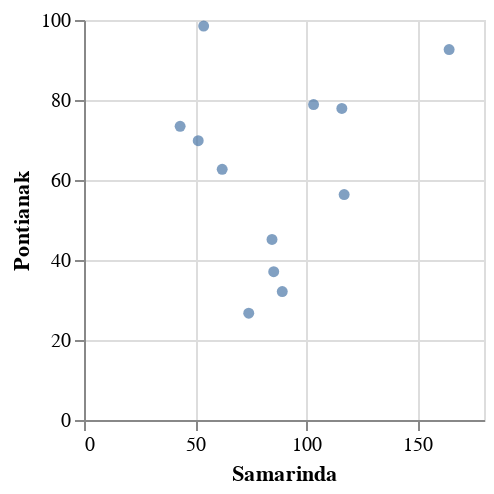

Write notebook code for a chart like this one.
### Code cell
df_convert|>
@vlplot(
    :circle,
    x=:Samarinda,
    y=:Pontianak, 
    width=200,
    height=200
)

### Figure 1 — Vega-Lite specification as saved in the notebook (floating-point values rounded to 4 significant figures)
{"data": {"values": [{"Balikpapan": 124.4, "Banjarmasin": 218.2, "Barabai": 148.5, "Ketapang": 77.01, "Kota Baru": 89.18, "Malinau": 141.4, "Palangkaraya": 173.9, "Pangkalanbun": 82.5, "Pontianak": 56.37, "Purukcahu": 124.6, "Samarinda": 117.1, "Sendawar": 168.9, "Sintang": 96.21, "Tanjungselor": 74.72, "Tarakan": 75.82}, {"Balikpapan": 56.08, "Banjarmasin": 145.3, "Barabai": 91.04, "Ketapang": 87.13, "Kota Baru": 42.78, "Malinau": 75.36, "Palangkaraya": 160.5, "Pangkalanbun": 86.47, "Pontianak": 69.83, "Purukcahu": 116.7, "Samarinda": 51.39, "Sendawar": 107.9, "Sintang": 108.9, "Tanjungselor": 47.76, "Tarakan": 49.62}, {"Balikpapan": 44.55, "Banjarmasin": 63.04, "Barabai": 56.56, "Ketapang": 93.08, "Kota Baru": 31.5, "Malinau": 87.94, "Palangkaraya": 123.1, "Pangkalanbun": 78.68, "Pontianak": 73.43, "Purukcahu": 121.1, "Samarinda": 43.26, "Sendawar": 86.55, "Sintang": 116.9, "Tanjungselor": 69.05, "Tarakan": 81.16}, {"Balikpapan": 51.52, "Banjarmasin": 59.36, "Barabai": 55.52, "Ketapang": 133.0, "Kota Baru": 33.86, "Malinau": 123.8, "Palangkaraya": 172.3, "Pangkalanbun": 116.2, "Pontianak": 98.48, "Purukcahu": 136.1, "Samarinda": 53.84, "Sendawar": 111.8, "Sintang": 146.5, "Tanjungselor": 78.37, "Tarakan": 85.83}, {"Balikpapan": 63.05, "Banjarmasin": 56.37, "Barabai": 64.87, "Ketapang": 70.4, "Kota Baru": 51.03, "Malinau": 143.6, "Palangkaraya": 101.5, "Pangkalanbun": 87.96, "Pontianak": 62.67, "Purukcahu": 97.19, "Samarinda": 62.18, "Sendawar": 81.8, "Sintang": 108.7, "Tanjungselor": 69.6, "Tarakan": 87.16}, {"Balikpapan": 82.48, "Banjarmasin": 41.05, "Barabai": 78.56, "Ketapang": 40.42, "Kota Baru": 63.87, "Malinau": 122.9, "Palangkaraya": 70.03, "Pangkalanbun": 45.92, "Pontianak": 45.13, "Purukcahu": 83.8, "Samarinda": 84.6, "Sendawar": 87.19, "Sintang": 88.28, "Tanjungselor": 56.25, "Tarakan": 64.44}, {"Balikpapan": 78.4, "Banjarmasin": 54.62, "Barabai": 75.22, "Ketapang": 42.8, "Kota Baru": 65.29, "Malinau": 132.4, "Palangkaraya": 63.74, "Pangkalanbun": 57.23, "Pontianak": 37.07, "Purukcahu": 69.62, "Samarinda": 85.37, "Sendawar": 68.02, "Sintang": 82.78, "Tanjungselor": 51.82, "Tarakan": 66.04}, {"Balikpapan": 75.34, "Banjarmasin": 74.26, "Barabai": 76.07, "Ketapang": 41.37, "Kota Baru": 56.34, "Malinau": 109.3, "Palangkaraya": 99.33, "Pangkalanbun": 57.67, "Pontianak": 26.71, "Purukcahu": 86.42, "Samarinda": 74.13, "Sendawar": 92.54, "Sintang": 81.31, "Tanjungselor": 54.13, "Tarakan": 61.6}, {"Balikpapan": 83.4, "Banjarmasin": 63.42, "Barabai": 79.59, "Ketapang": 49.54, "Kota Baru": 61.49, "Malinau": 119.5, "Palangkaraya": 84.24, "Pangkalanbun": 65.63, "Pontianak": 32.12, "Purukcahu": 88.6, "Samarinda": 89.21, "Sendawar": 88.83, "Sintang": 69.02, "Tanjungselor": 63.98, "Tarakan": 71.47}, {"Balikpapan": 102.5, "Banjarmasin": 75.2, "Barabai": 102.4, "Ketapang": 93.88, "Kota Baru": 77.41, "Malinau": 128.7, "Palangkaraya": 116.5, "Pangkalanbun": 107.0, "Pontianak": 78.87, "Purukcahu": 105.7, "Samarinda": 103.3, "Sendawar": 128.1, "Sintang": 101.5, "Tanjungselor": 61.92, "Tarakan": 67.92}, {"Balikpapan": 107.5, "Banjarmasin": 83.74, "Barabai": 112.3, "Ketapang": 106.7, "Kota Baru": 83.24, "Malinau": 109.8, "Palangkaraya": 127.2, "Pangkalanbun": 129.1, "Pontianak": 77.9, "Purukcahu": 119.7, "Samarinda": 116.0, "Sendawar": 136.3, "Sintang": 127.4, "Tanjungselor": 58.85, "Tarakan": 62.89}, {"Balikpapan": 149.4, "Banjarmasin": 166.2, "Barabai": 178.5, "Ketapang": 112.3, "Kota Baru": 117.2, "Malinau": 121.0, "Palangkaraya": 152.1, "Pangkalanbun": 111.2, "Pontianak": 92.62, "Purukcahu": 144.3, "Samarinda": 164.3, "Sendawar": 158.4, "Sintang": 126.4, "Tanjungselor": 62.73, "Tarakan": 65.06}]}, "encoding": {"x": {"field": "Samarinda", "type": "quantitative"}, "y": {"field": "Pontianak", "type": "quantitative"}}, "height": 200, "mark": "circle", "width": 200}
